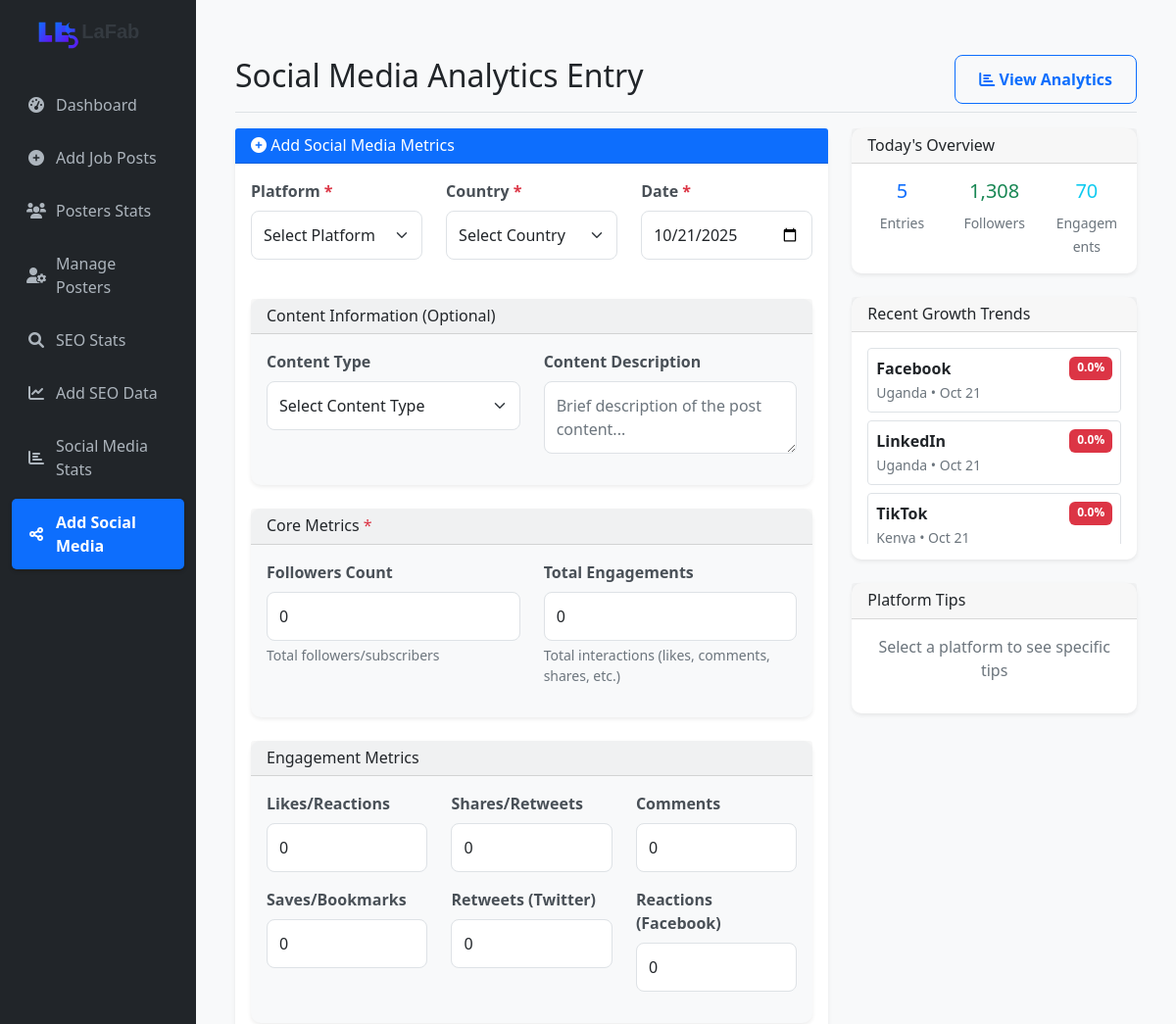
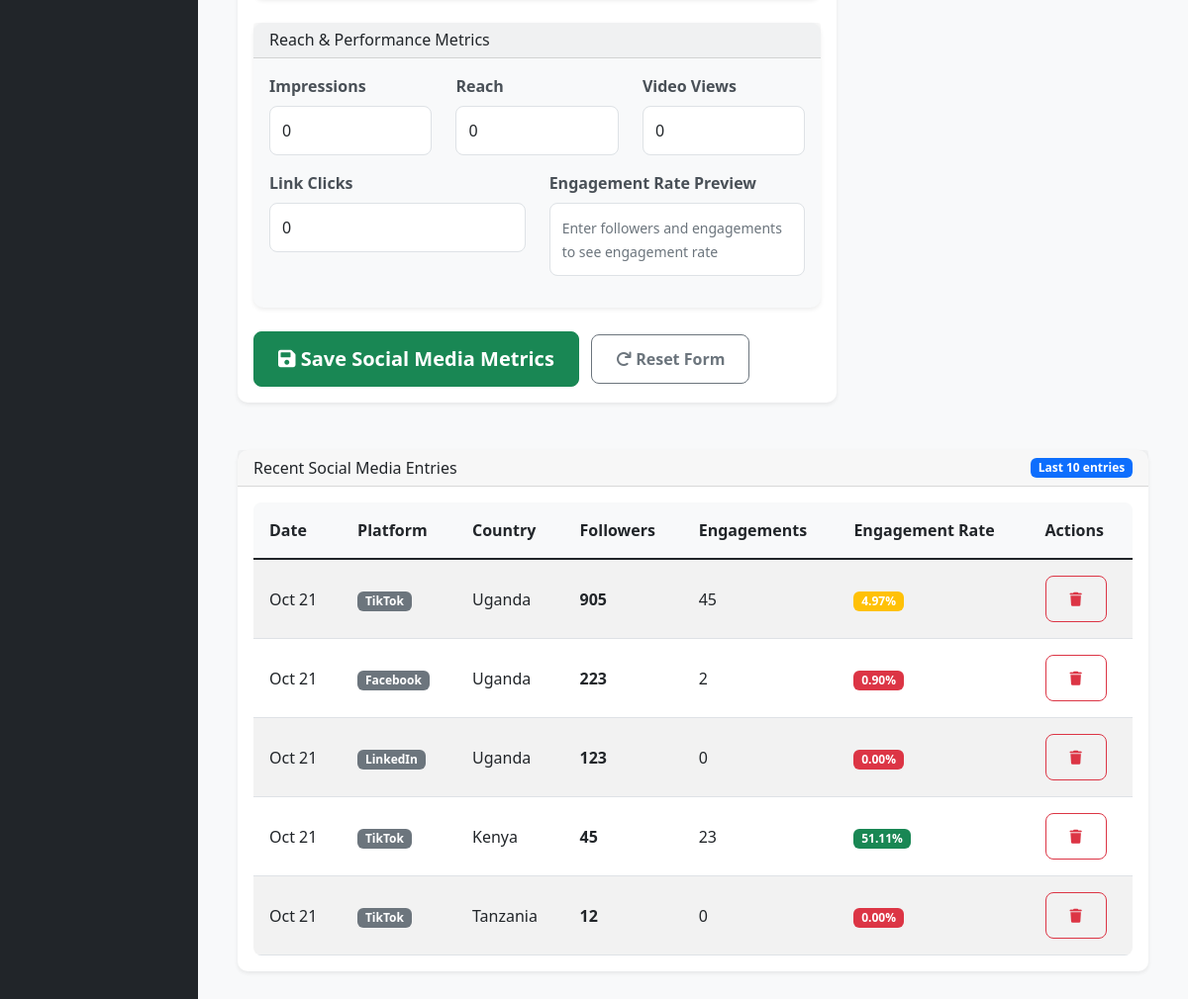
/pages/social_entry.php, run on the app's committed database (2 pictures, top to bottom).
### tables this page shows
CREATE TABLE social_media_daily_stats (
        id INTEGER PRIMARY KEY AUTOINCREMENT,
        platform_id INTEGER NOT NULL,
        country TEXT NOT NULL,
        stat_date DATE NOT NULL,
        followers INTEGER NOT NULL DEFAULT 0,
        engagements INTEGER NOT NULL DEFAULT 0,
        likes INTEGER DEFAULT 0,
        shares INTEGER DEFAULT 0,
        comments INTEGER DEFAULT 0,
        impressions INTEGER DEFAULT 0,
        reach INTEGER DEFAULT 0,
        video_views INTEGER DEFAULT 0,
        link_clicks INTEGER DEFAULT 0,
        retweets INTEGER DEFAULT 0,
        reactions INTEGER DEFAULT 0,
        saves INTEGER DEFAULT 0,  -- Add this line
        created_at DATETIME DEFAULT CURRENT_TIMESTAMP,
        FOREIGN KEY (platform_id) REFERENCES social_media_platforms (id)
    );

CREATE TABLE social_media_platforms (
        id INTEGER PRIMARY KEY AUTOINCREMENT,
        name TEXT NOT NULL UNIQUE,
        engagement_metric TEXT NOT NULL,
        created_at DATETIME DEFAULT CURRENT_TIMESTAMP
    );

### pages/social_entry.php (the view, shortened to what the rows shown need)
<?php
require_once '../config.php';
require_once '../includes/header.php';
$recent_stats = db_fetch_all("
    SELECT sms.*, p.name as platform_name
    FROM social_media_daily_stats sms
    JOIN social_media_platforms p ON sms.platform_id = p.id
    ORDER BY sms.stat_date DESC, sms.followers DESC
    LIMIT 10
");
$growth_trends = db_fetch_all("
    SELECT
        p.name as platform,
        sms.country,
        sms.stat_date,
        sms.followers,
        sms.engagements,
        LAG(sms.followers) OVER (PARTITION BY p.name, sms.country ORDER BY sms.stat_date) as prev_followers,
        LAG(sms.engagements) OVER (PARTITION BY p.name, sms.country ORDER BY sms.stat_date) as prev_engagements
    FROM social_media_daily_stats sms
    JOIN social_media_platforms p ON sms.platform_id = p.id
    WHERE sms.stat_date >= date('now', '-7 days')
    ORDER BY sms.stat_date DESC, p.name, sms.country
");
?>
<div class="col-md-9 col-lg-10 main-content">
    <div class="d-flex justify-content-between flex-wrap flex-md-nowrap align-items-center pt-3 pb-2 mb-3 border-bottom">
        <h1 class="h2">Social Media Analytics Entry</h1>
    </div>
    <div class="row">
        <div class="col-lg-4">
            <div class="card mb-4">
                <div class="card-body">
                    <?php if (empty($growth_trends)): ?>
                        <p class="text-muted text-center">No recent data for trends</p>
                    <?php else: ?>
                        <div style="max-height: 200px; overflow-y: auto;">
                            <?php
                            $current_platform = '';
                            foreach ($growth_trends as $trend):
                                if ($current_platform !== $trend['platform'] . $trend['country']):
                                    $current_platform = $trend['platform'] . $trend['country'];
                                    $follower_growth = $trend['prev_followers'] ? (($trend['followers'] - $trend['prev_followers']) / $trend['prev_followers'] * 100) : 0;
                            ?>
                                <div class="mb-2 p-2 border rounded">
                                    <div class="d-flex justify-content-between">
                                        <strong><?php echo $trend['platform']; ?></strong>
                                        <span class="badge bg-<?php echo $follower_growth > 0 ? 'success' : 'danger'; ?>">
                                            <?php echo number_format($follower_growth, 1); ?>%
                                        </span>
                                    </div>
                                    <small class="text-muted"><?php echo $trend['country']; ?> • <?php echo date('M j', strtotime($trend['stat_date'])); ?></small>
                                </div>
                            <?php endif; endforeach; ?>
                        </div>
                    <?php endif; ?>
                </div>
            </div>
        </div>
    </div>
    <div class="card mt-4">
        <div class="card-body">
            <?php if (empty($recent_stats)): ?>
                <p class="text-muted text-center py-3">No social media entries found. Add your first entry above.</p>
            <?php else: ?>
                <div class="table-responsive">
                    <table class="table table-sm table-striped">
                        <thead>
                            <tr>
                                <th>Date</th>
                                <th>Platform</th>
                                <th>Country</th>
                                <th>Followers</th>
                                <th>Engagements</th>
                                <th>Engagement Rate</th>
                                <th>Actions</th>
                            </tr>
                        </thead>
                        <tbody>
                            <?php foreach ($recent_stats as $stat):
                                $engagement_rate = $stat['followers'] > 0 ? ($stat['engagements'] / $stat['followers'] * 100) : 0;
                            ?>
                                <tr>
                                    <td><?php echo date('M j', strtotime($stat['stat_date'])); ?></td>
                                    <td>
                                        <span class="badge bg-secondary"><?php echo htmlspecialchars($stat['platform_name']); ?></span>
                                    </td>
                                    <td><?php echo htmlspecialchars($stat['country']); ?></td>
                                    <td><strong><?php echo number_format($stat['followers']); ?></strong></td>
                                    <td><?php echo number_format($stat['engagements']); ?></td>
                                    <td>
                                        <span class="badge bg-<?php echo $engagement_rate >= 5 ? 'success' : ($engagement_rate >= 2 ? 'warning' : 'danger'); ?>">
                                            <?php echo number_format($engagement_rate, 2); ?>%
                                        </span>
                                    </td>
                                    <td>
                                        <form method="POST" style="display: inline;" onsubmit="return confirm('Are you sure you want to delete this entry?');">
                                            <button type="submit" class="btn btn-sm btn-outline-danger">
                                                <i class="fas fa-trash"></i>
                                            </button>
                                        </form>
                                    </td>
                                </tr>
                            <?php endforeach; ?>
                        </tbody>
                    </table>
                </div>
            <?php endif; ?>
        </div>
    </div>
</div>
<?php require_once '../includes/footer.php'; ?>

### data on the page
social_media_daily_stats: platform.name "Facebook", follower_growth "0.0", country "Uganda", stat_date "Oct 21", followers "223", engagements "2", engagement_rate "0.90"
social_media_daily_stats: platform.name "LinkedIn", follower_growth "0.0", country "Uganda", stat_date "Oct 21", followers "123", engagements "0", engagement_rate "0.00"
social_media_daily_stats: platform.name "TikTok", follower_growth "0.0", country "Kenya", stat_date "Oct 21", followers "45", engagements "23", engagement_rate "51.11"
social_media_daily_stats: stat_date "Oct 21", platform.name "TikTok", country "Uganda", followers "905", engagements "45", engagement_rate "4.97"
social_media_daily_stats: stat_date "Oct 21", platform.name "TikTok", country "Tanzania", followers "12", engagements "0", engagement_rate "0.00"

### other printed values
$item['text'] "Dashboard"
$item['text'] "Add Job Posts"
$item['text'] "Posters Stats"
$item['text'] "Manage Posters"
$item['text'] "SEO Stats"
$item['text'] "Add SEO Data"
$item['text'] "Social Media Stats"
$item['text'] "Add Social Media"
$today_stats['total_entries'] "5"
$today_stats['total_followers'] "1,308"
$today_stats['total_engagements'] "70"
